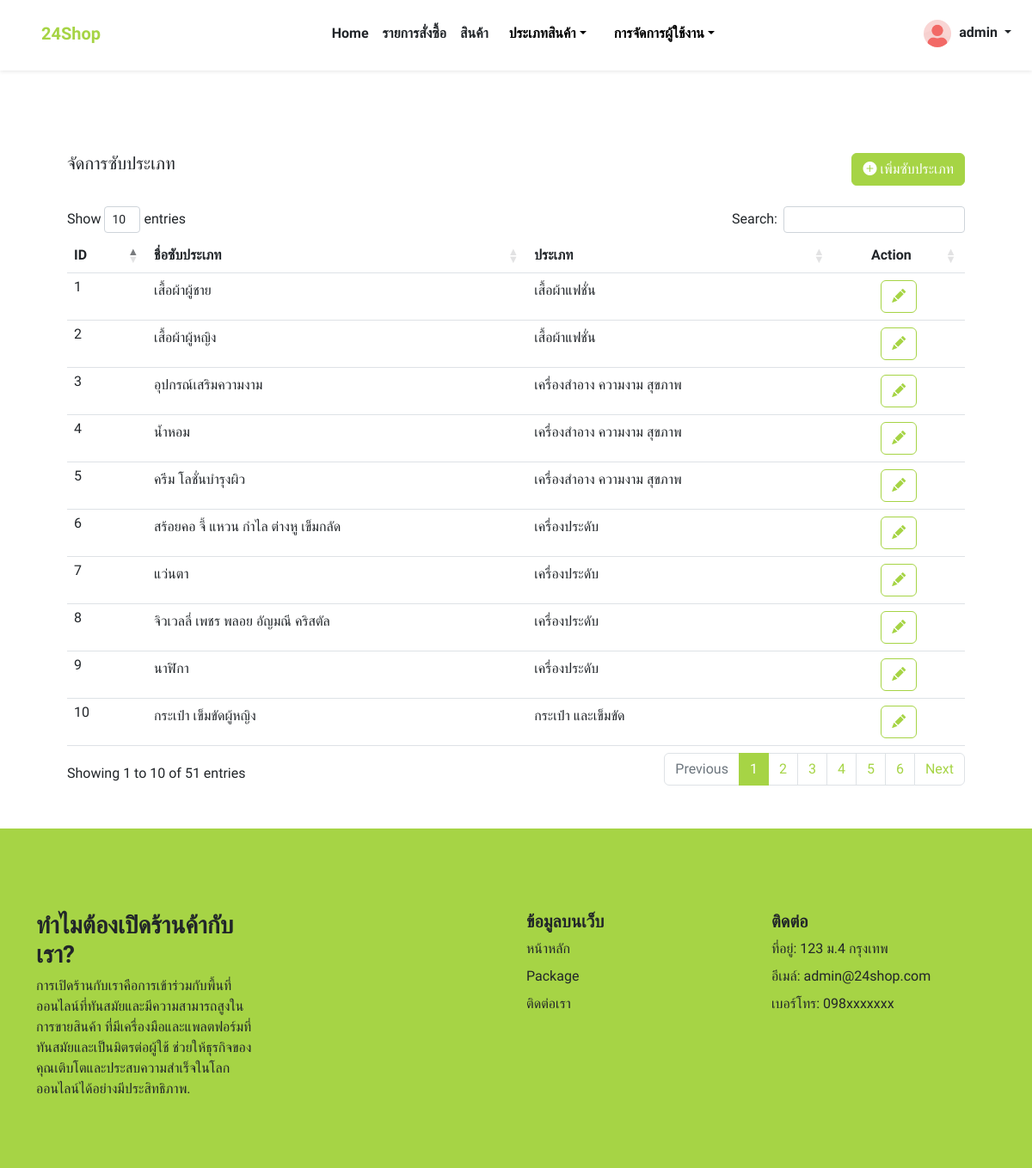
The page /admin/manage-product-type-sub.php (signed in) on the database its author committed.
### tables this page shows
CREATE TABLE IF NOT EXISTS `products_sub_type` (
  `pst_id` int NOT NULL AUTO_INCREMENT,
  `pst_name` varchar(100) NOT NULL,
  `productd_type` int NOT NULL,
  PRIMARY KEY (`pst_id`)
);

CREATE TABLE IF NOT EXISTS `products_type` (
  `pt_id` int NOT NULL AUTO_INCREMENT,
  `pt_name` varchar(100) NOT NULL,
  PRIMARY KEY (`pt_id`)
);

### admin/manage-product-type-sub.php (the view, shortened to what this page needs)
<?php
require_once("../config/config.inc.php");
?>
<!DOCTYPE html>
<html lang="en">
<head>
    <link href="https://cdn.jsdelivr.net/npm/bootstrap-icons@1.5.0/font/bootstrap-icons.css" rel="stylesheet" />
    <link href="../css/styles.css" rel="stylesheet" />
    <link rel="stylesheet" href="https://cdn.datatables.net/1.13.1/css/dataTables.bootstrap4.min.css">
</head>
<body class="d-flex flex-column min-vh-100">
    <?php include("./components/navbar.php"); ?>
    <section class="py-5">
        <div class="container px-4 px-lg-5 mt-5">
            <div class="d-flex justify-content-between">
                <h5 class="card-title mb-0">จัดการซับประเภท</h5>
                <a href="./add-product-type-sub">
                    <button type="button" class="btn btn-primary mb-4" data-bs-toggle="modal" data-bs-target="#add">
                        <i class="bi bi-plus-circle-fill"></i>
                        เพิ่มซับประเภท
                    </button>
                </a>
            </div>
            <div class="table-responsive">
                <table class="table" id="tableProductsType">
                    <thead>
                        <tr>
                            <th>ID</th>
                            <th>ชื่อซับประเภท</th>
                            <th>ประเภท</th>
                            <th class="text-center">Action</th>
                        </tr>
                    </thead>
                    <tbody>
                        <?php
                        $sqlGetProductsTypeSub = "SELECT pst_id, pst_name, pt_name FROM `products_sub_type`
                        LEFT JOIN products_type ON products_sub_type.productd_type = products_type.pt_id; ";
                        $resultGetProductsTypeSub = $conn->query($sqlGetProductsTypeSub);
                        while ($rowGetProductsTypeSub = $resultGetProductsTypeSub->fetch_assoc()) {
                        ?>
                            <tr>
                                <td class="py-1">
                                    <?php echo $rowGetProductsTypeSub["pst_id"] ?>
                                </td>
                                <td>
                                    <?php echo $rowGetProductsTypeSub["pst_name"] ? $rowGetProductsTypeSub["pst_name"] : "-" ?>
                                </td>
                                <td>
                                    <?php echo $rowGetProductsTypeSub["pt_name"] ? $rowGetProductsTypeSub["pt_name"] : "-" ?>
                                </td>
                                <td class="text-center">
                                    <div class="btn-group" role="group" aria-label="Basic example">
                                        <a href="edit-product-type-sub?pst_id=<?php echo $rowGetProductsTypeSub["pst_id"]; ?>">
                                        <button type="button" class="btn btn-outline-primary" id="<?php echo $rowGetProductsTypeSub["pst_id"]; ?>">
                                            <i class="bi bi-pencil-fill"></i>
                                        </button>
                                        </a>
                                    </div>
                                </td>
                            </tr>
                        <?php } ?>
                    </tbody>
                </table>
            </div>
        </div>
    </section>
    <?php include("./components/footer.php"); ?>
</body>
</html>

### rows shown on the page
products_sub_type: pst_id "1", pst_name "เสื้อผ้าผู้ชาย", products_type.pt_name "เสื้อผ้าแฟชั่น"
products_sub_type: pst_id "2", pst_name "เสื้อผ้าผู้หญิง", products_type.pt_name "เสื้อผ้าแฟชั่น"
products_sub_type: pst_id "3", pst_name "อุปกรณ์เสริมความงาม", products_type.pt_name "เครื่องสำอาง ความงาม สุขภาพ"
products_sub_type: pst_id "4", pst_name "น้ำหอม", products_type.pt_name "เครื่องสำอาง ความงาม สุขภาพ"
products_sub_type: pst_id "5", pst_name "ครีม โลชั่นบำรุงผิว", products_type.pt_name "เครื่องสำอาง ความงาม สุขภาพ"
products_sub_type: pst_id "6", pst_name "สร้อยคอ จี้ แหวน กำไล ต่างหู เข็มกลัด", products_type.pt_name "เครื่องประดับ"
products_sub_type: pst_id "7", pst_name "แว่นตา", products_type.pt_name "เครื่องประดับ"
products_sub_type: pst_id "8", pst_name "จิวเวลลี่ เพชร พลอย อัญมณี คริสตัล", products_type.pt_name "เครื่องประดับ"
products_sub_type: pst_id "9", pst_name "นาฬิกา", products_type.pt_name "เครื่องประดับ"
products_sub_type: pst_id "10", pst_name "กระเป๋า เข็มขัดผู้หญิง", products_type.pt_name "กระเป๋า และเข็มขัด"

### other values the page prints
$_SESSION["user_name"] "admin"
